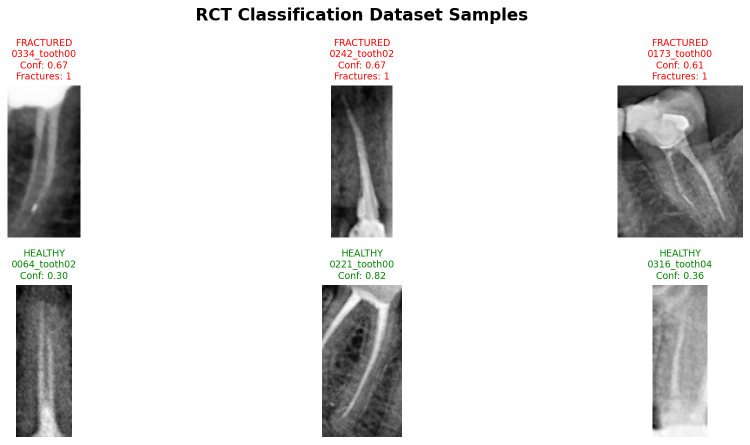
#> input picture vision_transformer/RCT_classification_dataset/sample_visualization.png, 1500 x 889 px (shown at 1/2 size)
$ python annotate_ground_truth.py --image RCT_classification_dataset/sample_visualization.png
#> lines starting #> are read from the running program, lines starting #| are printed output that depends on the picture; after the words box and inside, x2 and y2 are one past the last pixel; in counts of white or black regions, pixels touching at a corner belong together
"""
Interactive Ground Truth Annotation Tool

Bu tool ile:
1. Görüntü açılır
2. Mouse ile kırık bölgeyi işaretlersiniz (bbox)
3. Ground truth bbox kaydedilir
4. Model prediction ile karşılaştırma yapılır

Usage:
    python annotate_ground_truth.py --image <path>

Instructions:
    - Sol tık: Bbox başlangıç noktası
    - Sürükle: Bbox çiz
    - 's' tuşu: Kaydet
    - 'r' tuşu: Sıfırla
    - 'q' tuşu: Çık

Author: Master's Thesis Project
Date: November 23, 2025
"""

import cv2
import numpy as np
import json
from pathlib import Path
import argparse


class GroundTruthAnnotator:
    """Interactive bbox annotation tool"""

    def __init__(self, image_path: str):
        self.image_path = image_path

        # Load image (handle Unicode)
        with open(image_path, 'rb') as f:
            file_bytes = np.frombuffer(f.read(), dtype=np.uint8)
        self.image = cv2.imdecode(file_bytes, cv2.IMREAD_COLOR)
#> self.image is the input picture: shape (889, 1500, 3); mean B, G, R 221.4, 221.8, 222.4

        if self.image is None:
            raise ValueError(f"Failed to load: {image_path}")

        self.original = self.image.copy()
        self.bboxes = []

        # Drawing state
        self.drawing = False
        self.start_point = None
        self.current_bbox = None

        self.window_name = "Ground Truth Annotation"

    # [31 lines left out: function mouse_callback, not called in this run]

    def draw_overlay(self):
        """Draw bboxes on image"""
        display = self.original.copy()

        # Draw saved bboxes
        for i, item in enumerate(self.bboxes):
            x1, y1, x2, y2 = item['bbox']
            cv2.rectangle(display, (x1, y1), (x2, y2), (0, 255, 0), 3)
            cv2.putText(
                display,
                f"GT #{i+1}",
                (x1, y1 - 10),
                cv2.FONT_HERSHEY_SIMPLEX,
                0.8,
                (0, 255, 0),
                2
            )

        # Draw current bbox (being drawn)
        if self.current_bbox:
            x1, y1, x2, y2 = self.current_bbox
            cv2.rectangle(display, (x1, y1), (x2, y2), (255, 255, 0), 2)

        # Instructions
        h, w = display.shape[:2]
#> h = 889; w = 1500
        overlay = display.copy()
        cv2.rectangle(overlay, (10, h - 120), (400, h - 10), (0, 0, 0), -1)
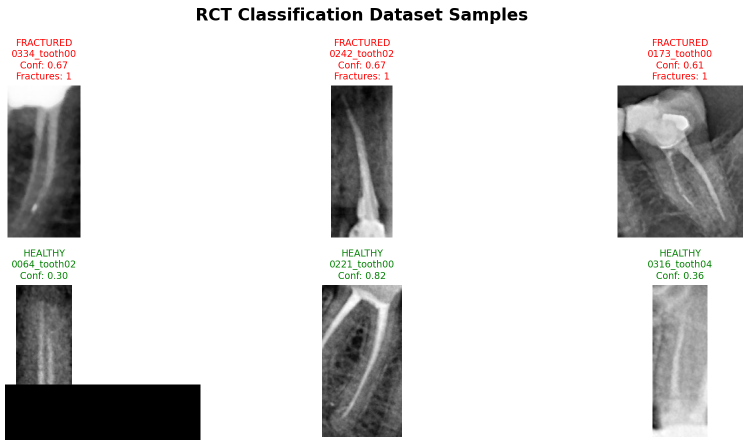
#> overlay: shape (889, 1500, 3) (shown at 1/2 size); 3.25% of pixels changed, all inside (x1, y1, x2, y2) = (10, 769, 401, 880)
        cv2.addWeighted(overlay, 0.7, display, 0.3, 0, display)
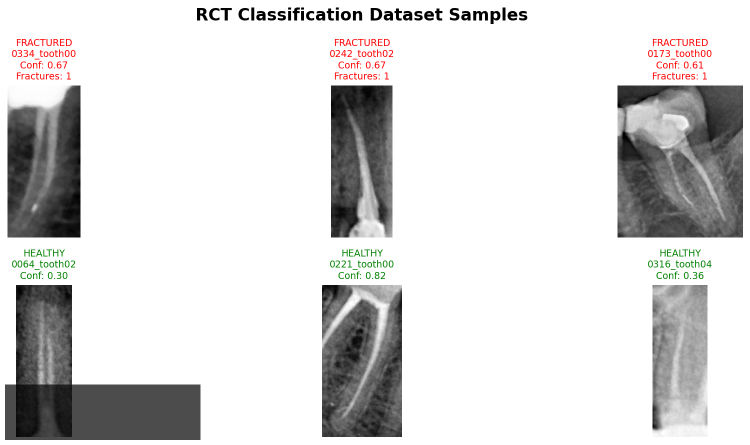
#> display: shape (889, 1500, 3) (shown at 1/2 size); 3.25% of pixels changed, all inside (x1, y1, x2, y2) = (10, 769, 401, 880)

        instructions = [
            "Mouse: Draw bbox",
            "S: Save annotations",
            "R: Reset all",
            "Q: Quit"
        ]

        for i, text in enumerate(instructions):
            cv2.putText(
                display,
                text,
                (20, h - 95 + i * 25),
                cv2.FONT_HERSHEY_SIMPLEX,
                0.6,
                (255, 255, 255),
                1
            )
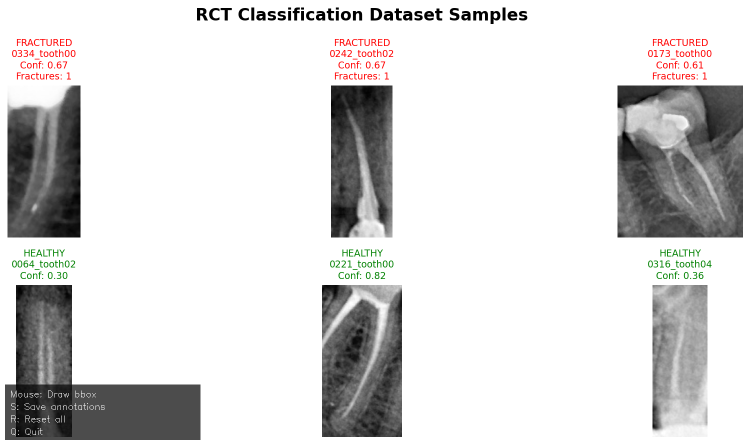
#> display: shape (889, 1500, 3) (shown at 1/2 size); 0.08% of pixels changed, all inside (x1, y1, x2, y2) = (22, 781, 209, 871)

        return display

    def run(self):
        """Main annotation loop"""
        cv2.namedWindow(self.window_name, cv2.WINDOW_NORMAL)
        cv2.setMouseCallback(self.window_name, self.mouse_callback)

        print("="*80)
        print("GROUND TRUTH ANNOTATION")
        print("="*80)
        print(f"Image: {self.image_path}")
        print("\nInstructions:")
        print("  - Click and drag to draw bbox")
        print("  - Press 's' to save")
        print("  - Press 'r' to reset")
        print("  - Press 'q' to quit")
        print("="*80)

        while True:
            display = self.draw_overlay()
            cv2.imshow(self.window_name, display)

            key = cv2.waitKey(1) & 0xFF
#> (key q is pressed here)

            if key == ord('q'):
                # Quit
                break

            elif key == ord('s'):
                # Save
                if self.bboxes:
                    self.save_annotations()
                else:
                    print("⚠ No bboxes to save!")

            elif key == ord('r'):
                # Reset
                self.bboxes = []
                print("↺ Reset all bboxes")

        cv2.destroyAllWindows()

    # [22 lines left out: function save_annotations, not called in this run]


def main():
    parser = argparse.ArgumentParser(description="Ground Truth Annotation Tool")
    parser.add_argument('--image', type=str, required=True, help="Path to image")

    args = parser.parse_args()

    annotator = GroundTruthAnnotator(args.image)
    annotator.run()


if __name__ == "__main__":
    main()
